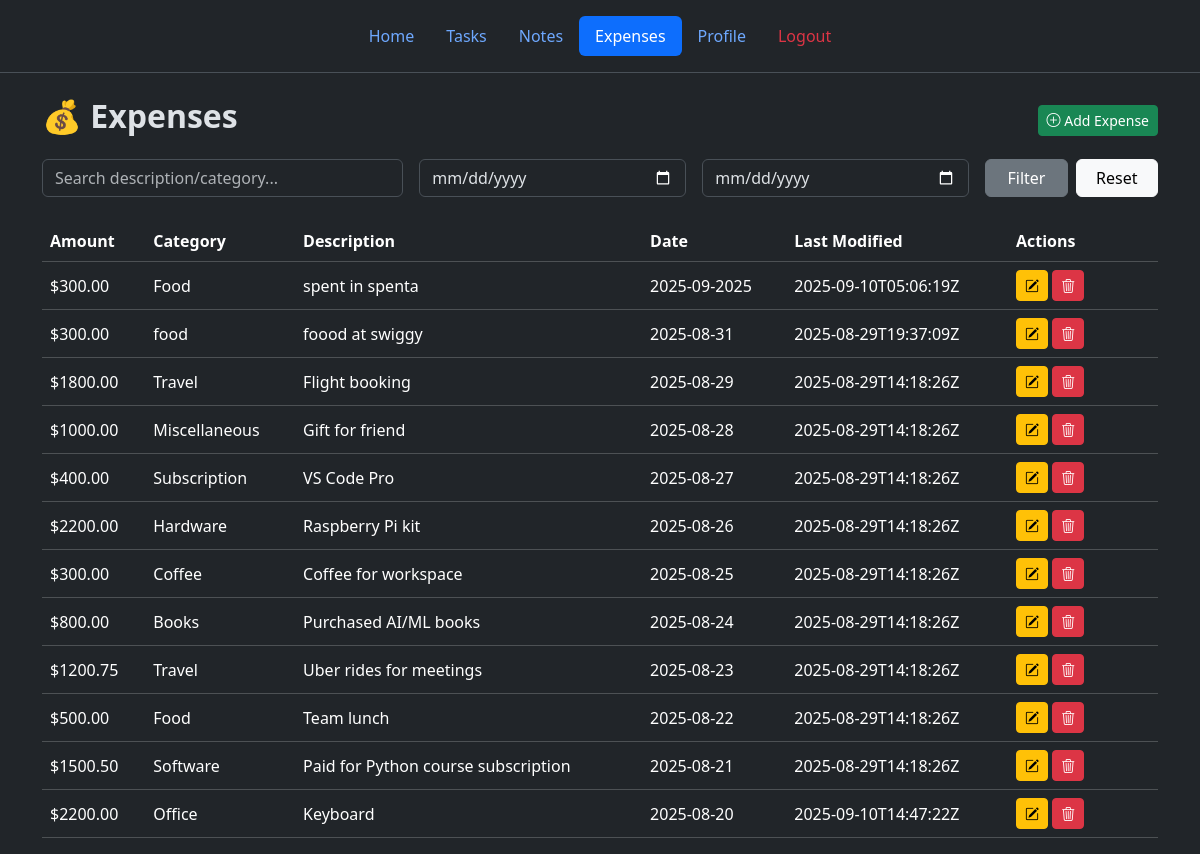
Screenshot of /expenses (signed in) with the database file from the repository.
### tables this page shows
CREATE TABLE expenses (
  id TEXT PRIMARY KEY,            -- UUID v4
  user_id TEXT NOT NULL,
  amount REAL NOT NULL,
  category TEXT NOT NULL,
  description TEXT,
  date TEXT NOT NULL,             -- ISO 8601 Date YYYY-MM-DD
  is_deleted INTEGER DEFAULT 0,
  deleted_at TEXT,
  last_modified TEXT DEFAULT (strftime('%Y-%m-%dT%H:%M:%SZ','now')),
  synced INTEGER DEFAULT 0,
  FOREIGN KEY(user_id) REFERENCES users(id)
);

### web/routes.py (the view)
@main_bp.route("/expenses")
@login_required
def expenses_page():
    user_id = session["user_id"]
    db_path = current_app.config["DB_PATH"]
    search_term = request.args.get('q')
    start_date = request.args.get('start_date')
    end_date = request.args.get('end_date')
    all_expenses = get_expenses(db_path, user_id, search_term, start_date, end_date)
    return render_template("expenses.html", expenses=all_expenses)

### web/models.py (called while the page is built)
def get_expenses(db_path, user_id, search_term=None, start_date=None, end_date=None):
    query = "SELECT * FROM expenses WHERE user_id=? AND is_deleted=0"
    params = [user_id]
    if search_term:
        query += " AND (category LIKE ? OR description LIKE ?)"
        params.extend([f'%{search_term}%', f'%{search_term}%'])
    if start_date:
        query += " AND date >= ?"
        params.append(start_date)
    if end_date:
        query += " AND date <= ?"
        params.append(end_date)
    query += " ORDER BY date DESC"
    with get_db_connection(db_path) as conn:
        return conn.execute(query, tuple(params)).fetchall()

### web/routes.py (called while the page is built)
def login_required(f):
    @wraps(f)
    def decorated_function(*args, **kwargs):
        if "user_id" not in session:
            flash("Please login to access this page.", "warning")
            return redirect(url_for("auth_bp.login"))
        return f(*args, **kwargs)
    return decorated_function

### web/utils.py (called while the page is built)
def get_db_connection(db_path: str):
    connect = sqlite3.connect(db_path)
    connect.row_factory = sqlite3.Row
    return connect

### web/templates/expenses.html (shortened to what this page needs)
{% extends "base.html" %} {% block content %}
<div class="container mt-4">
  <div class="d-flex justify-content-between align-items-center mb-3">
    <h2 class="fw-bold">💰 Expenses</h2>
    <button
      class="btn btn-success btn-sm"
      data-bs-toggle="modal"
      data-bs-target="#addExpenseModal"
    >
      <i class="bi bi-plus-circle"></i> Add Expense
    </button>
  </div>
  <form method="GET" class="row g-3 mb-4">
    <div class="col-md-4">
      <input
        type="text"
        name="q"
        class="form-control"
        placeholder="Search description/category..."
        value="{{ request.args.get('q', '') }}"
      />
    </div>
    <div class="col-md-3">
      <input
        type="date"
        name="start_date"
        class="form-control"
        value="{{ request.args.get('start_date', '') }}"
      />
    </div>
    <div class="col-md-3">
      <input
        type="date"
        name="end_date"
        class="form-control"
        value="{{ request.args.get('end_date', '') }}"
      />
    </div>
    <div class="col-md-2 d-flex gap-2">
      <button class="btn btn-secondary w-50" type="submit">Filter</button>
      <a
        href="{{ url_for('main_bp.expenses_page') }}"
        class="btn btn-light w-50"
        >Reset</a
      >
    </div>
  </form>
  <div class="table-responsive">
    <table class="table table-dark table-hover align-middle">
      <thead>
        <tr>
          <th>Amount</th>
          <th>Category</th>
          <th>Description</th>
          <th>Date</th>
          <th>Last Modified</th>
          <th width="150">Actions</th>
        </tr>
      </thead>
      <tbody>
        {% if expenses %} {% for expense in expenses %}
        <tr>
          <td>${{ "%.2f"|format(expense.amount) }}</td>
          <td>{{ expense.category }}</td>
          <td>{{ expense.description or "—" }}</td>
          <td>{{ expense.date }}</td>
          <td>{{ expense.last_modified or "-" }}</td>
          <td>
            <button
              class="btn btn-warning btn-sm"
              data-bs-toggle="modal"
              data-bs-target="#editExpenseModal{{ expense.id }}"
            >
              <i class="bi bi-pencil-square"></i>
            </button>
            <form
              action="{{ url_for('main_bp.remove_expense', expense_id=expense.id) }}"
              method="POST"
              class="d-inline"
              onsubmit="return confirm('Delete this expense?');"
            >
              <button type="submit" class="btn btn-danger btn-sm">
                <i class="bi bi-trash3"></i>
              </button>
            </form>
          </td>
        </tr>
        {% endfor %} {% else %}
        <tr>
          <td colspan="6" class="text-center text-muted">
            No expenses recorded yet.
          </td>
        </tr>
        {% endif %}
      </tbody>
    </table>
  </div>
</div>
{% endblock %}

### rows the page displays
expenses: amount "300.00", category "Food", description "spent in spenta", date "2025-09-2025", last_modified "2025-09-10T05:06:19Z"
expenses: amount "300.00", category "food", description "foood at swiggy", date "2025-08-31", last_modified "2025-08-29T19:37:09Z"
expenses: amount "1800.00", category "Travel", description "Flight booking", date "2025-08-29", last_modified "2025-08-29T14:18:26Z"
expenses: amount "1000.00", category "Miscellaneous", description "Gift for friend", date "2025-08-28", last_modified "2025-08-29T14:18:26Z"
expenses: amount "400.00", category "Subscription", description "VS Code Pro", date "2025-08-27", last_modified "2025-08-29T14:18:26Z"
expenses: amount "2200.00", category "Hardware", description "Raspberry Pi kit", date "2025-08-26", last_modified "2025-08-29T14:18:26Z"
expenses: amount "300.00", category "Coffee", description "Coffee for workspace", date "2025-08-25", last_modified "2025-08-29T14:18:26Z"
expenses: amount "800.00", category "Books", description "Purchased AI/ML books", date "2025-08-24", last_modified "2025-08-29T14:18:26Z"
expenses: amount "1200.75", category "Travel", description "Uber rides for meetings", date "2025-08-23", last_modified "2025-08-29T14:18:26Z"
expenses: amount "500.00", category "Food", description "Team lunch", date "2025-08-22", last_modified "2025-08-29T14:18:26Z"
expenses: amount "1500.50", category "Software", description "Paid for Python course subscription", date "2025-08-21", last_modified "2025-08-29T14:18:26Z"
expenses: amount "2200.00", category "Office", description "Keyboard", date "2025-08-20", last_modified "2025-09-10T14:47:22Z"
